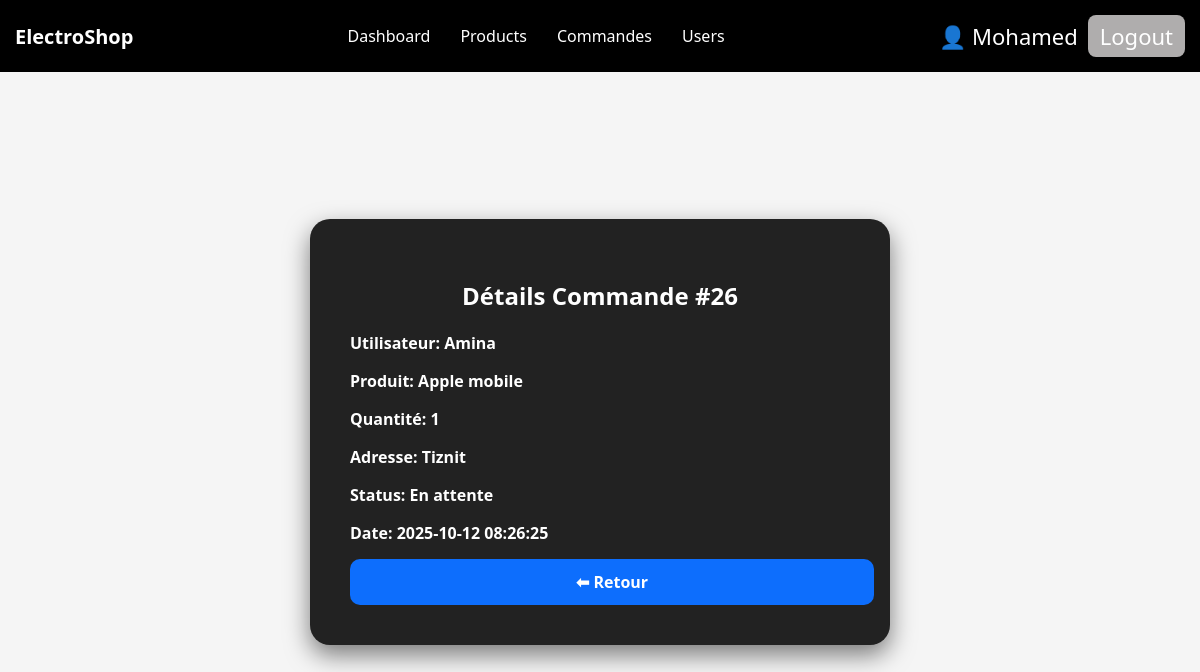
Screenshot of /VIEWS/ADMIN/voir_commande.php?id=26 (signed in) with the database file from the repository.
### tables this page shows
CREATE TABLE `commande_speciale` (
  `id` int(11) NOT NULL,
  `user_id` int(11) DEFAULT NULL,
  `username` varchar(100) NOT NULL,
  `nom_produit` varchar(150) NOT NULL,
  `quantite` int(11) NOT NULL,
  `adresse` text NOT NULL,
  `status` varchar(50) DEFAULT 'En attente',
  `date_commande` timestamp NOT NULL DEFAULT current_timestamp(),
  `admin_id` int(11) DEFAULT NULL
);

### VIEWS/ADMIN/voir_commande.php (the view, shortened to what this page needs)
<?php
include '../../VIEWS/admin_header.php';
include '../../config/database.php';
$id = intval($_GET['id']);
$sql = "SELECT * FROM commande_speciale WHERE id=$id";
$res = $conn->query($sql);
$order = $res->fetch_assoc();
?>
<!DOCTYPE html>
<html lang="fr">
<head>
</head>
<body>
<div class="container">
  <div class="card">
      <h2>Détails Commande #<?= $order['id'] ?></h2>
      <p><b>Utilisateur:</b> <?= htmlspecialchars($order['username']) ?></p>
      <p><b>Produit:</b> <?= htmlspecialchars($order['nom_produit']) ?></p>
      <p><b>Quantité:</b> <?= htmlspecialchars($order['quantite']) ?></p>
      <p><b>Adresse:</b> <?= htmlspecialchars($order['adresse']) ?></p>
      <p><b>Status:</b> <?= htmlspecialchars($order['status']) ?></p>
      <p><b>Date:</b> <?= htmlspecialchars($order['date_commande']) ?></p>
      <a href="order.php" class="btn">⬅ Retour</a>
  </div>
</div>
</body>
</html>

### VIEWS/ADMIN/voir_commande.php (style rules this page uses)
body { font-family:'Segoe UI',sans-serif; background:#f5f5f5; margin:0; padding:0; }
.container { display:flex; justify-content:center; align-items:center; min-height:calc(100vh - 80px); }
.card { background:#222; padding:40px; border-radius:20px; color:#fff; box-shadow:0 10px 25px rgba(0,0,0,0.5); width:100%; max-width:500px; }
.card h2 { text-align:center; margin-bottom:20px; }
.card p { margin-bottom:15px; font-weight:600; }
.btn { width:100%; padding:12px; border-radius:10px; border:none; background:#0d6efd; color:#fff; font-weight:600; cursor:pointer; text-align:center; display:block; text-decoration:none; }

### rows the page displays
commande_speciale: id "26", username "Amina", nom_produit "Apple mobile", quantite "1", adresse "Tiznit", status "En attente", date_commande "2025-10-12 08:26:25"

### other values shown
$admin_name "Mohamed"
